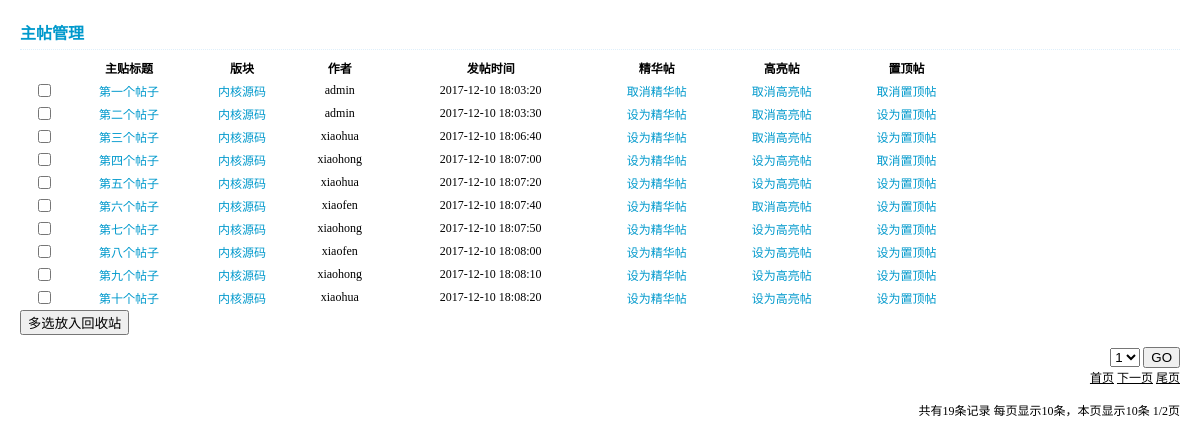
/adminEditDetails.php?page=1, run on the app's committed database.
### tables this page shows
CREATE TABLE IF NOT EXISTS `bbs_details` (
  `id` int(10) NOT NULL AUTO_INCREMENT,
  `first` tinyint(1) NOT NULL DEFAULT '0' COMMENT '帖子回复（1=帖子，0=回复）',
  `tid` int(10) NOT NULL COMMENT '帖子id',
  `sid` int(10) NOT NULL DEFAULT '0',
  `authorid` int(10) NOT NULL COMMENT '发贴人id',
  `title` varchar(600) NOT NULL COMMENT '帖子标题',
  `content` mediumtext NOT NULL COMMENT '帖子/回帖内容',
  `addtime` int(12) NOT NULL COMMENT '发布时间',
  `addip` int(12) NOT NULL COMMENT '发帖人IP',
  `classid` int(10) NOT NULL COMMENT '板块id',
  `replycount` int(12) NOT NULL DEFAULT '0' COMMENT '帖子的回复数量',
  `hits` int(12) NOT NULL DEFAULT '0' COMMENT '浏览次数',
  `istop` tinyint(2) NOT NULL DEFAULT '0' COMMENT '是否为置顶帖（1=是，0=否）',
  `elite` tinyint(2) NOT NULL DEFAULT '0' COMMENT '是否为精华帖（1=是，0=否）',
  `ishot` tinyint(2) NOT NULL DEFAULT '0' COMMENT '是否为热门贴（1=是，0=否）',
  `rate` smallint(3) NOT NULL DEFAULT '0' COMMENT '帖子售价（积分）',
  `attachment` smallint(3) DEFAULT NULL COMMENT '帖子附件',
  `isdel` int(2) DEFAULT '0' COMMENT '是否放入回收站（1=是，0=否）',
  `style` char(10) DEFAULT NULL COMMENT '帖子标题颜色（css样式）',
  `isdisplay` int(2) NOT NULL DEFAULT '0' COMMENT '是否屏蔽回复内容（1=是，0=否）',
  PRIMARY KEY (`id`)
);

CREATE TABLE IF NOT EXISTS `bbs_category` (
  `cid` int(10) NOT NULL AUTO_INCREMENT,
  `classname` varchar(60) NOT NULL COMMENT '版块名称',
  `parentid` int(10) NOT NULL COMMENT '父级ID',
  `classpath` char(20) DEFAULT NULL COMMENT '关系',
  `replycount` int(10) DEFAULT '0' COMMENT '回帖数量',
  `motifcount` int(10) NOT NULL DEFAULT '0' COMMENT '帖子数量',
  `compere` char(10) DEFAULT NULL COMMENT '版主',
  `classpic` varchar(255) NOT NULL DEFAULT 'public/img/classLogo.gif' COMMENT '板块ICON',
  `description` varchar(200) DEFAULT NULL COMMENT '板块描述',
  `orderby` smallint(6) NOT NULL DEFAULT '0' COMMENT '排序',
  `lastpost` varchar(255) DEFAULT NULL COMMENT '最后发表',
  `namestyle` char(10) DEFAULT NULL,
  `ispass` tinyint(2) NOT NULL DEFAULT '1' COMMENT '审核状态',
  PRIMARY KEY (`cid`)
);

CREATE TABLE IF NOT EXISTS `bbs_user` (
  `uid` int(11) NOT NULL AUTO_INCREMENT,
  `username` char(16) NOT NULL COMMENT '账号',
  `password` char(32) NOT NULL COMMENT '密码（md5加密）',
  `email` char(30) NOT NULL COMMENT '邮箱',
  `undertype` tinyint(2) NOT NULL COMMENT '账号类型（1=管理员，0=普通用户）',
  `regtime` int(12) NOT NULL COMMENT '注册时间',
  `lasttime` int(12) NOT NULL COMMENT '最后登录时间',
  `regip` int(12) NOT NULL COMMENT '注册IP',
  `picture` varchar(255) NOT NULL DEFAULT 'public/img/avatarBlank.gif' COMMENT '头像',
  `grade` int(10) DEFAULT '0' COMMENT '积分',
  `problem` varchar(200) DEFAULT '0' COMMENT '查找密码问题',
  `result` varchar(200) DEFAULT NULL COMMENT '答案',
  `realname` char(50) DEFAULT NULL COMMENT '真实姓名',
  `sex` tinyint(4) DEFAULT '2' COMMENT '性别（1=男。2=女）',
  `birthday` varchar(20) DEFAULT NULL COMMENT '生日',
  `place` varchar(50) DEFAULT NULL COMMENT '所在地',
  `qq` char(13) DEFAULT NULL COMMENT 'QQ号码',
  `autograph` varchar(500) DEFAULT NULL COMMENT '个人签名',
  `errortimes` int(11) NOT NULL DEFAULT '0' COMMENT '登录时密码错误的次数',
  `allowlogin` tinyint(2) NOT NULL DEFAULT '0' COMMENT '是否允许登录（0=允许，1=不允许）',
  PRIMARY KEY (`uid`)
);

### adminEditDetails.php (called while the page is built, shortened)
<?php
$link = dbConnect('localhost' ,'root' ,'123123' ,'dbOne' , 'utf8');
$motifCount = count(dbSelect($link , 'bbs_details' , '*' , "first = '1' and isdel = '0'"));
$pageCount = 10;
$pages = ceil($motifCount / $pageCount);
$page =  $_GET['page'];
$pageStart = ($page - 1) * $pageCount;
if (dbSelect($link , 'bbs_details' , 'title' , "first = '1' and isdel = '0'" ,null , "$pageStart , $pageCount") == false) {
	$realCount = 0;
} else {
$realCount = count(dbSelect($link , 'bbs_details' , 'title' , "first = '1'  and isdel = '0'" , null , "$pageStart , $pageCount"));
}
$reply = selectThree($link , '*' , 'bbs_details' , 'bbs_user' , 'bbs_category' , 'authorid' , 'uid' , 'classid' , 'cid' , 'first = 1 and isdel = 0' , null , "$pageStart , $pageCount");
display('adminEditDetails.html' , compact('reply' , 'author' , 'page' , 'pages' , 'motifCount' , 'pageCount' , 'realCount' ));

### helper/mysql.php (called while the page is built, shortened)
<?php
function dbSelect($link,$table,$fields='*',$where=null,$orderby=null,$limit=null)
{
	$sql = "select $fields from $table";
	$where = parseWhere($where);
	if ($where) {
		$sql .= ' where ' . $where;
	}
	if ($limit) {
		$sql .= ' limit ' . $limit;
	}
	$result = mysqli_query($link,$sql);
	if ($result && mysqli_num_rows($result)) {
		return mysqli_fetch_all($result,MYSQLI_BOTH);
	}
	return false;
}
function parseWhere($where)
{
	if (is_array($where)) {
		return join(' and ',$where);
	} else if (is_string($where)) {
		return $where;
	} else {
		return null;
	}
}
function SelectThree($link , $fields='*' , $t1 , $t2 , $t3 , $id12 , $id2 , $id13 , $id3 , $where=null,$orderby=null,$limit=null)
{
	$sql = "select $fields from ($t1 left join $t2 on $t1.$id12=$t2.$id2) left join $t3 on $t1.$id13=$t3.$id3";
	$where = parseWhere($where);
	if ($where) {
		$sql .= ' where ' . $where;
	}
	if ($limit) {
		$sql .= ' limit ' . $limit;
	}
	$result = mysqli_query($link,$sql);
	if ($result && mysqli_num_rows($result)) {
		return mysqli_fetch_all($result,MYSQLI_BOTH);
	}
	return false;
}

### caches/admin/adminEditDetails_html.php (the view, shortened to what this page needs)
<html>
	<head>
		<link rel="stylesheet" type="text/css" href="../../public/css/adminEditReply.css"/>
	</head>
	<body>
		<div class="title">
			主帖管理
		</div>
		<hr />
		<form action = "adminEditDetails.php?page=<?=$page;?>" method = "post">
			<table>
				<tr>
					<th></th>
					<th>主贴标题</th>
					<th>版块</th>
					<th>作者</th>
					<th>发帖时间</th>
					<th>精华帖</th>
					<th>高亮帖</th>
					<th>置顶帖</th>
				</tr>
				<?php foreach ($reply as $vReply):?>
				<tr>
					<td><input type ="checkbox" name = "id[]" value = "<?=$vReply['id'];?>"/></td>
					<td><a href = "detail.php?id=<?=$vReply['id'];?>&page=1" target = "_blank"><?=$vReply['title'];?></a></td>
					<td>
						<a href = "list.php?classid=<?=$vReply['classid'];?>&page=1" target = "_blank">
						<?=$vReply['classname'];?></a>
					</td>
					<td><?=$vReply['username'];?></td>
					<td><?php echo date('Y-m-d H:i:s' ,$vReply['addtime']);?></td>
					<td>
						<a href="adminEditDetails.php?id=<?=$vReply['id'];?>&page=<?=$page;?>">
							<?php if ($vReply['elite'] == 0): ?>
								设为精华帖
							<?php else: ?>
								取消精华帖
							<?php endif; ?>
						</a>
					</td>
					<td>
						<a href="adminEditDetails.php?hot=<?=$vReply['id'];?>&page=<?=$page;?>">
							<?php if ($vReply['ishot'] == 0): ?>
								设为高亮帖
							<?php else: ?>
								取消高亮帖
							<?php endif; ?>
						</a>
					</td>
					<td>
						<a href="adminEditDetails.php?top=<?=$vReply['id'];?>&page=<?=$page;?>">
							<?php if ($vReply['istop'] == 0): ?>
								设为置顶帖
							<?php else: ?>
								取消置顶帖
							<?php endif; ?>
						</a>
					</td>
				</tr>
				<?php endforeach;?>
			</table>
			<button>多选放入回收站</button>
		</form>
		<div class="limit">
			<form action="listLimit.php" method="post">
				<select name="page">
					<?php for ($i = 1; $i <= $pages ;$i++):?>
					<option value="<?=$i;?>"><?=$i;?></option>
					<?php endfor;?>
				</select>
				<button>GO</button>
			</form>
			<a href="adminEditDetails.php?page=1">首页</a>
			<?php if ($page < $pages): ?>
			<a href="adminEditDetails.php?page=<?=$page + 1;?>">下一页</a>
			<?php endif; ?>
			<a href="adminEditDetails.php?page=<?=$pages;?>">尾页</a><br />
			<br />
			共有<?=$motifCount;?>条记录	每页显示<?=$pageCount;?>条，本页显示<?=$realCount;?>条	<?=$page;?>/<?=$pages;?>页
		</div>
	</body>
</html>

### public/css/adminEditReply.css (style rules this page uses)
body { margin:20px; font-size:12px; }
.title { color:#0099CC; font-weight:bolder; font-size:16px; }
hr { height:1px; border:none; border-top:1px dotted #DEEFFB; margin:5px auto 5px; }
table { width:950px; text-align:center; }
table tr { border-bottom:1px dotted #DEEFFB; font-size:12px; }
table tr td a { color:#0099CC; text-decoration:none; }
.limit { width:500px; font-size:12px; float:right; text-align:right; margin-bottom:10px; }
.limit form { margin:0; }
.limit a { color:black; }

### data on the page
bbs_details: title "第一个帖子", bbs_category.classname "内核源码", bbs_user.username "admin", addtime "2017-12-10 18:03:20", elite "取消精华帖", ishot "取消高亮帖", istop "取消置顶帖"
bbs_details: title "第二个帖子", bbs_category.classname "内核源码", bbs_user.username "admin", addtime "2017-12-10 18:03:30", elite "设为精华帖", ishot "取消高亮帖", istop "设为置顶帖"
bbs_details: title "第三个帖子", bbs_category.classname "内核源码", bbs_user.username "xiaohua", addtime "2017-12-10 18:06:40", elite "设为精华帖", ishot "取消高亮帖", istop "设为置顶帖"
bbs_details: title "第四个帖子", bbs_category.classname "内核源码", bbs_user.username "xiaohong", addtime "2017-12-10 18:07:00", elite "设为精华帖", ishot "设为高亮帖", istop "取消置顶帖"
bbs_details: title "第五个帖子", bbs_category.classname "内核源码", bbs_user.username "xiaohua", addtime "2017-12-10 18:07:20", elite "设为精华帖", ishot "设为高亮帖", istop "设为置顶帖"
bbs_details: title "第六个帖子", bbs_category.classname "内核源码", bbs_user.username "xiaofen", addtime "2017-12-10 18:07:40", elite "设为精华帖", ishot "取消高亮帖", istop "设为置顶帖"
bbs_details: title "第七个帖子", bbs_category.classname "内核源码", bbs_user.username "xiaohong", addtime "2017-12-10 18:07:50", elite "设为精华帖", ishot "设为高亮帖", istop "设为置顶帖"
bbs_details: title "第八个帖子", bbs_category.classname "内核源码", bbs_user.username "xiaofen", addtime "2017-12-10 18:08:00", elite "设为精华帖", ishot "设为高亮帖", istop "设为置顶帖"
bbs_details: title "第九个帖子", bbs_category.classname "内核源码", bbs_user.username "xiaohong", addtime "2017-12-10 18:08:10", elite "设为精华帖", ishot "设为高亮帖", istop "设为置顶帖"
bbs_details: title "第十个帖子", bbs_category.classname "内核源码", bbs_user.username "xiaohua", addtime "2017-12-10 18:08:20", elite "设为精华帖", ishot "设为高亮帖", istop "设为置顶帖"

### other printed values
$motifCount "19"
$pageCount "10"
$realCount "10"
$page "1"
$pages "2"
form field page "1"
